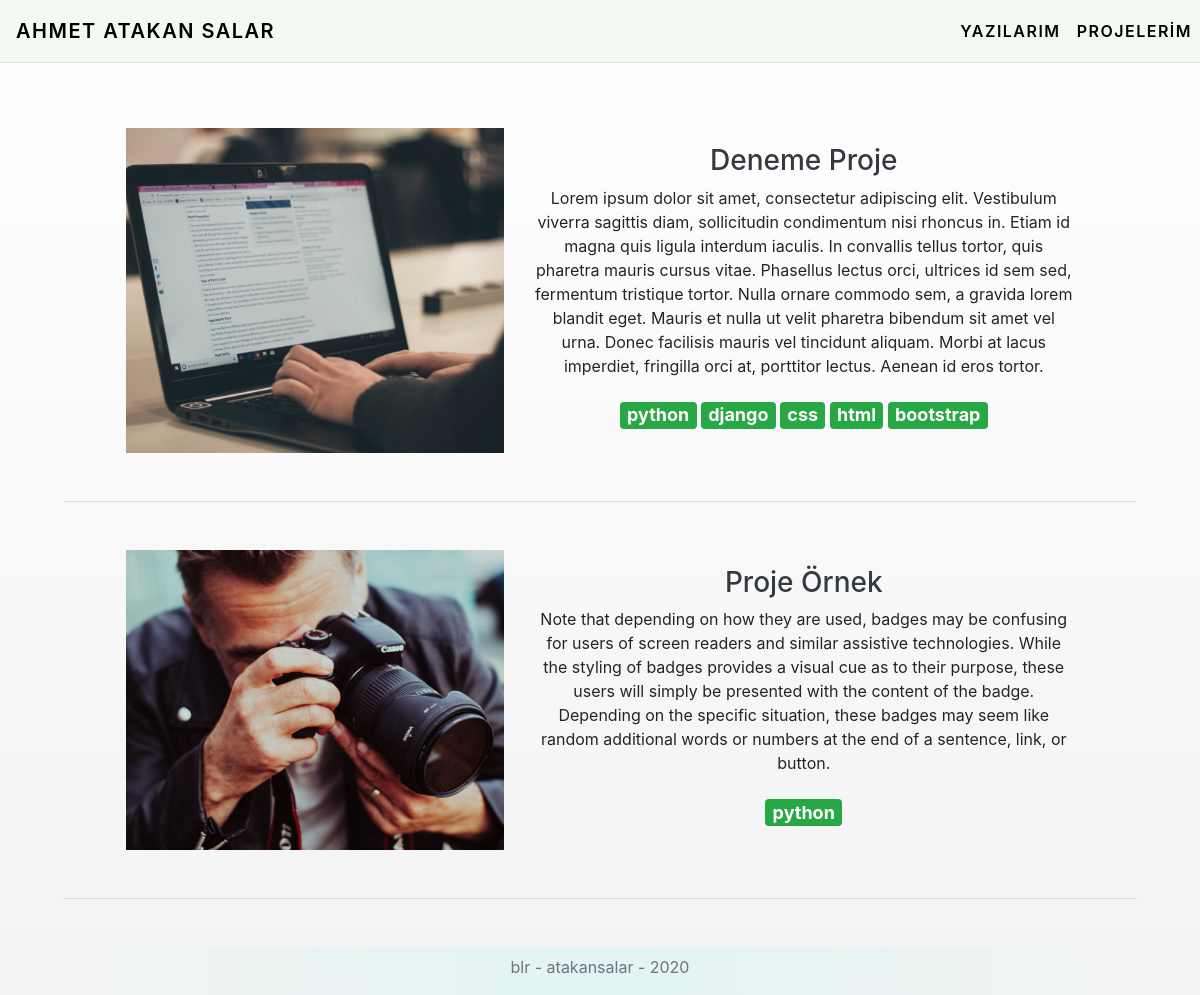
/projects/, run on the app's committed database.
### project/models.py (models this page shows, shortened)
class Project(models.Model):
    title = models.CharField(max_length=50)
    description = RichTextField()
    project_link = models.URLField()
    image = models.FileField(blank=True, null=True)
    date = models.DateTimeField(auto_now_add=True)
    tools = models.ManyToManyField(Tag, blank=True)

### post/models.py (models this page shows, shortened)
class Tag(models.Model):
    tag_name = models.CharField(max_length=10, blank=True, null=True)
    slug = models.SlugField(null=True, unique=True)

### project/views.py (the view)
# urls.py: path('projects/', include('project.urls')),
def projects(request):
    projects = Project.objects.all()
    context = {
        'projects': projects,
    }
    return render(request, 'projects.html', context)

### templates/projects.html
{% extends "layout.html" %}
{% load static %}
{% block body %}
<div style="margin: 8rem 3rem 3rem 3rem;">
        {% for project in projects %}
        <div class="row text-center m-md-5">
            <img class="img-responsive float-left project-img col-md-5"  src="/media/{{project.image}}" alt="{{project.title}}-image">
            <div class="project-description col-md-7">
                <a href="{{project.project_link|safe}}" target="_blank" title="Source Code" class="text-dark"><h3>{{project.title}}</h3></a>
                {{project.description|safe}}
                <div class="text-center w-100 mt-4">
                    {% for tool in project.tools.all %}
                    <h4 class="d-inline-flex"><span class="badge badge-success tool-tag">{{tool.tag_name}}</span></h4>
                    {% endfor %}
                </div>
            </div>
        </div>
        <hr>
        {% endfor %}
</div>
{% endblock body %}

### static/style/style.css (style rules this page uses)
body { background-image: linear-gradient(#fff, #f4f3f3); }
.project-img { object-fit: cover; border-radius: 10px; }
.project-description { padding: 1rem; }
.tool-tag { -webkit-user-select: all; -moz-user-select: all; -ms-user-select: all; user-select: all; }

### data on the page
Project: image (picture), title "Deneme Proje", description "Lorem ipsum dolor sit amet, consectetur adipiscing elit. Vestibulum viverra sagittis diam, sollicitudin condimentum nisi rhoncus in. Etiam id magna quis ligula interdum iaculis. In convallis tellus tortor, quis pharetra mauris cursus vitae. Phasellus lectus orci, ultrices id sem sed, fermentum tristique tortor. Nulla ornare commodo sem, a gravida lorem blandit eget. Mauris et nulla ut velit pharetra bibendum sit amet vel urna. Donec facilisis mauris vel tincidunt aliquam. Morbi at lacus imperdiet, fringilla orci at, porttitor lectus. Aenean id eros tortor."
Tag: tag_name "python"
Tag: tag_name "django"
Tag: tag_name "css"
Tag: tag_name "html"
Tag: tag_name "bootstrap"
Project: image (picture), title "Proje Örnek", description "Note that depending on how they are used, badges may be confusing for users of screen readers and similar assistive technologies. While the styling of badges provides a visual cue as to their purpose, these users will simply be presented with the content of the badge. Depending on the specific situation, these badges may seem like random additional words or numbers at the end of a sentence, link, or button."
